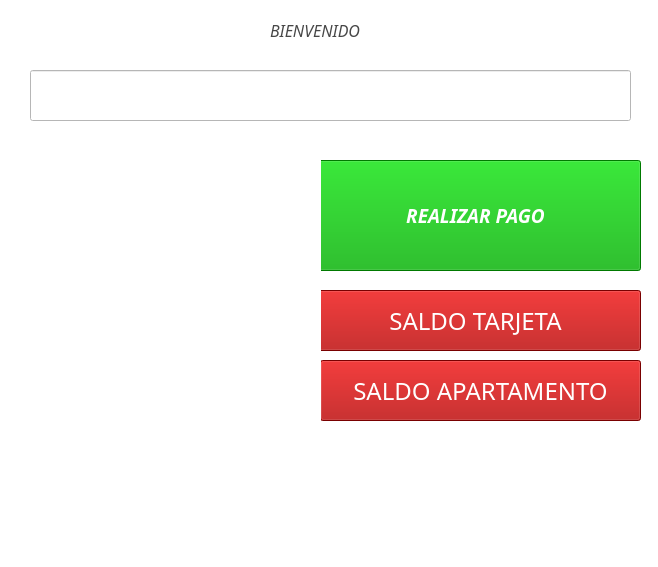
<?xml version="1.0" encoding="UTF-8"?>
<ui version="4.0">
 <class>MainWindow</class>
 <widget class="QMainWindow" name="MainWindow">
  <property name="geometry">
   <rect>
    <x>0</x>
    <y>0</y>
    <width>658</width>
    <height>567</height>
   </rect>
  </property>
  <property name="windowTitle">
   <string>MainWindow</string>
  </property>
  <property name="styleSheet">
   <string notr="true">background-color: rgb(255, 255, 255);</string>
  </property>
  <widget class="QWidget" name="centralwidget">
   <widget class="QLabel" name="label_2">
    <property name="geometry">
     <rect>
      <x>270</x>
      <y>10</y>
      <width>131</width>
      <height>41</height>
     </rect>
    </property>
    <property name="font">
     <font>
      <family>Monotype Corsiva</family>
      <pointsize>12</pointsize>
      <weight>50</weight>
      <italic>true</italic>
      <bold>false</bold>
     </font>
    </property>
    <property name="styleSheet">
     <string notr="true">
color: rgb(71, 71, 71);</string>
    </property>
    <property name="text">
     <string>BIENVENIDO</string>
    </property>
   </widget>
   <widget class="QLineEdit" name="linea">
    <property name="geometry">
     <rect>
      <x>30</x>
      <y>70</y>
      <width>601</width>
      <height>51</height>
     </rect>
    </property>
    <property name="font">
     <font>
      <family>Poor Richard</family>
      <pointsize>12</pointsize>
     </font>
    </property>
    <property name="styleSheet">
     <string notr="true">background-color: rgb(255, 255, 255);</string>
    </property>
   </widget>
   <widget class="QPushButton" name="apartamento">
    <property name="geometry">
     <rect>
      <x>320</x>
      <y>360</y>
      <width>321</width>
      <height>61</height>
     </rect>
    </property>
    <property name="font">
     <font>
      <family>Lucida Fax</family>
      <pointsize>18</pointsize>
      <weight>50</weight>
      <bold>false</bold>
     </font>
    </property>
    <property name="styleSheet">
     <string notr="true">background-color: rgb(0, 207, 0);
background-color: rgb(170, 0, 0);
color: rgb(255, 255, 255);</string>
    </property>
    <property name="text">
     <string>SALDO APARTAMENTO</string>
    </property>
   </widget>
   <widget class="QPushButton" name="tarjeta">
    <property name="geometry">
     <rect>
      <x>310</x>
      <y>290</y>
      <width>331</width>
      <height>61</height>
     </rect>
    </property>
    <property name="font">
     <font>
      <family>Lucida Fax</family>
      <pointsize>18</pointsize>
      <weight>50</weight>
      <italic>false</italic>
      <bold>false</bold>
     </font>
    </property>
    <property name="styleSheet">
     <string notr="true">color: rgb(255, 255, 255);
;
background-color: rgb(170, 0, 0);</string>
    </property>
    <property name="text">
     <string>SALDO TARJETA</string>
    </property>
   </widget>
   <widget class="QPushButton" name="botonpago">
    <property name="geometry">
     <rect>
      <x>310</x>
      <y>160</y>
      <width>331</width>
      <height>111</height>
     </rect>
    </property>
    <property name="font">
     <font>
      <family>Lucida Fax</family>
      <pointsize>14</pointsize>
      <weight>75</weight>
      <italic>true</italic>
      <bold>true</bold>
     </font>
    </property>
    <property name="styleSheet">
     <string notr="true">background-color: rgb(0, 170, 0);
color: rgb(255, 255, 255);</string>
    </property>
    <property name="text">
     <string>REALIZAR PAGO</string>
    </property>
   </widget>
   <widget class="QLabel" name="label">
    <property name="geometry">
     <rect>
      <x>-20</x>
      <y>150</y>
      <width>341</width>
      <height>311</height>
     </rect>
    </property>
    <property name="styleSheet">
     <string notr="true">image: url(:/jj/1556139309_996585_1556139662_noticia_normal.jpg);</string>
    </property>
    <property name="text">
     <string/>
    </property>
   </widget>
  </widget>
  <widget class="QMenuBar" name="menubar">
   <property name="geometry">
    <rect>
     <x>0</x>
     <y>0</y>
     <width>658</width>
     <height>21</height>
    </rect>
   </property>
  </widget>
  <widget class="QStatusBar" name="statusbar"/>
 </widget>
 <resources>
  <include location="imjj.qrc"/>
 </resources>
 <connections/>
</ui>
